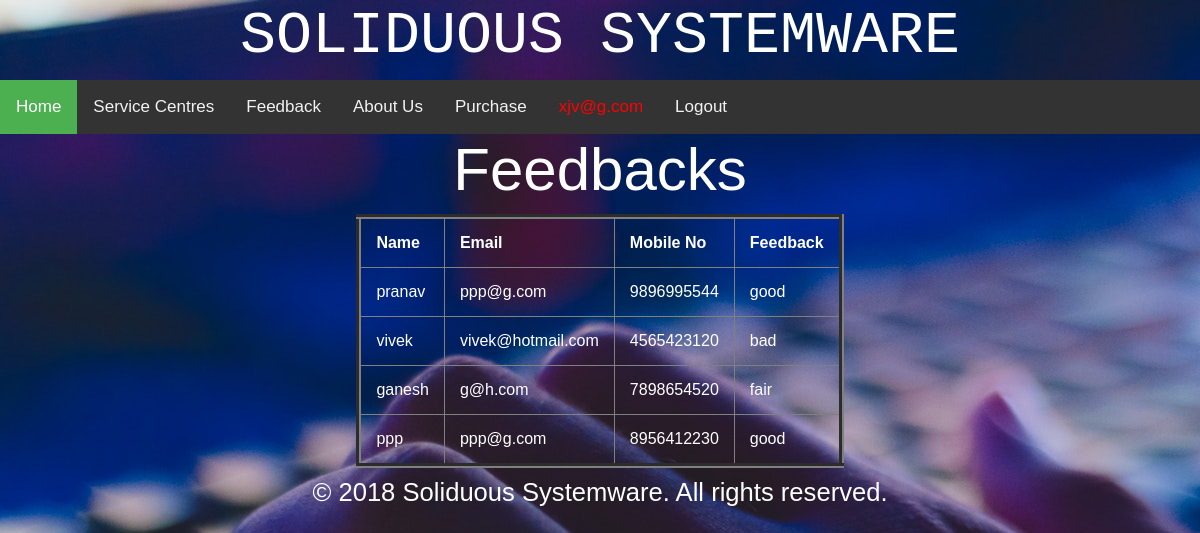
Page /vfeedback.php (signed in) on the committed database.
### tables this page shows
CREATE TABLE `feedback` (
  `name` varchar(50) NOT NULL,
  `email` varchar(50) NOT NULL,
  `mobile_number` bigint(10) NOT NULL,
  `fb` varchar(300) NOT NULL
);

### vfeedback.php (the view, shortened to what this page needs)
<html>
    <head>
	<link rel="stylesheet" href="https://stackpath.bootstrapcdn.com/bootstrap/4.1.3/css/bootstrap.min.css">
    </head>
    <body>
         <center>
          <h1   style=" font-size:5vw; font-family:courier; text-align:center">SOLIDUOUS SYSTEMWARE</h1>
           <div class="topnav">
        <a class="active" href="homepage.php">Home</a>
        <a href="http://localhost/miniproject/ajax.php">Service Centres</a>
            <a href="http://localhost/miniproject/form2.html">Feedback</a>
            <a href="http://localhost/miniproject/aboutus.php">About Us</a>
            <?php
            if (!isset($_SESSION['email'])) {
                ?>
                <a href="form1.html">Login</a>
                <a href="customer.html">Registration</a>
            <?php } else {
                if ($_SESSION['email'] === "admin"){
                ?>
                <a href='custdetails.php'>Customer Details</a>
                <a href='product.php'>Product Details</a>
                <a href="orders.php">Orders</a>
                <a href="vfeedback.php">View Feedback</a>
                <a style='color:red'><?php echo $_SESSION['email'] ?></a>
                <a href="logout.php">Logout</a>
            <?php } else {?>
                <a href="addtocard.php">Purchase</a>
                <a style='color:red'><?php echo $_SESSION['email'] ?></a>
                <a href="logout.php">Logout</a>
            <?php } }?>
         </div>
        <h5  style="font-size:5vw"> Feedbacks </h5>
<?php
            $servername = "localhost";
            $username = "root";
            $password = "";
            $dbname = "miniproject";
            $conn = mysqli_connect($servername, $username, $password, $dbname);
            $sql = "SELECT * from feedback";
            $result = $conn->query($sql);
            if ($result->num_rows > 0) {
                echo "<table id='table_form' border=5>";
                echo "<tr>";
                echo "<th>"; echo "Name"; echo "</th>";
                echo "<th>"; echo "Email"; echo "</th>";
                echo "<th>"; echo "Mobile No"; echo "</th>";
                echo "<th>"; echo "Feedback"; echo "</th>";
                echo "</tr>";
                while($row = $result->fetch_assoc()) {
                    echo "<td>" . $row["name"] . "</td>";
                    echo "<td>" . $row["email"] . "</td>";
                    echo "<td>" . $row["mobile_number"] . "</td>";
                    echo "<td>" . $row["fb"] . "</td>";
                }
                echo "</table>";
            } else {
                echo "0 results";
            }
        ?>
        <footer  style="text-align: center; padding: 5px">
            <p>
                © 2018 Soliduous Systemware. All rights reserved.
            </p>
        </footer>
    </body>
</html>

### vfeedback.php (style rules this page uses)
body { margin: 0; font-family: Arial, Helvetica, sans-serif; }
.topnav { overflow: hidden; background-color: #333; }
.topnav a { float: left; color: #f2f2f2; text-align: center; padding: 14px 16px; text-decoration: none; font-size: 17px; }
.topnav a.active { background-color: #4CAF50; color: white; }
body { background-image: url("img1.jpeg"); color: white; }
th, td { padding: 15px; }
@media screen and (min-width:900px) { body { font-size:1.6rem; center:50% } }

### rows in the picture
feedback: name "pranav", email "ppp@g.com", mobile_number "9896995544", fb "good"
feedback: name "vivek", email "vivek@hotmail.com", mobile_number "4565423120", fb "bad"
feedback: name "ganesh", email "g@h.com", mobile_number "7898654520", fb "fair"
feedback: name "ppp", email "ppp@g.com", mobile_number "8956412230", fb "good"

### other values in the picture
$_SESSION['email'] "xjv@g.com"
